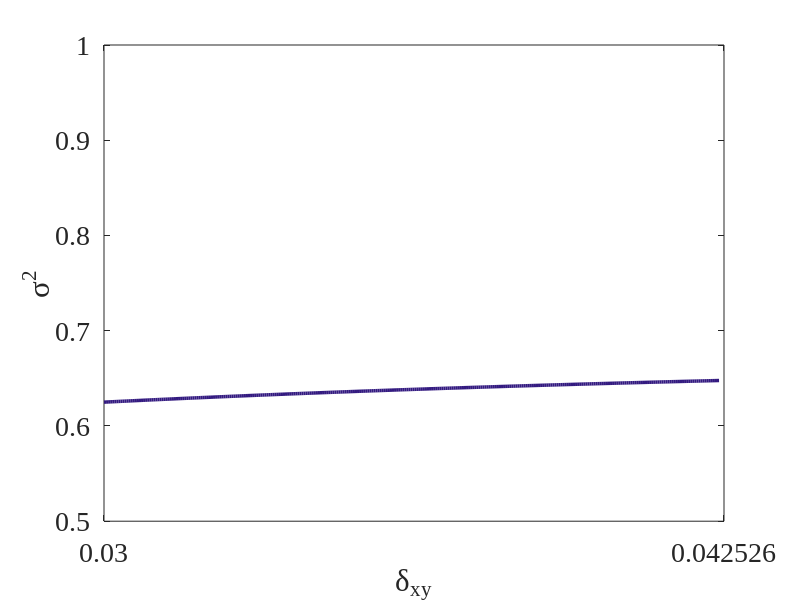

This chart was generated by the following MATLAB code: (Note: this script raises an error after producing the figure.)
clear
clc
%改变sigma_S
%sigma_S=0.5; %the effective beamwidth

%delta_yy=0.045;
delta_xx=0.03;
delta_yy=delta_xx;
Ax=1;
Ay=1;
Bxy=0.5;
sigma_S=[0.01;
    0.1;
    1;
    10;
    100];
c=[0.2 0.1 0.5
    0.1 0.5 0.8
    0.2 0.7 0.6
    0.8 0.7 0.3
    0.6 1 0.4];
% c=[0 0 1;
%     1 1 0;
%     0 1 0;
%     1 0 0;
%     0 1 1;];
 %c = rand(5,3);
% A = 1:5;
%%
%  for i=1:5
for i=1:5
    %%
    sigma_S(i)=sigma_S(i,:); 
min=((delta_xx^2+delta_yy^2)/2)^0.5;
max=((delta_xx*delta_yy)/Bxy)^0.5;
mmax=((delta_xx*delta_yy)/Bxy)^0.5+0.0001;
N=300;
delta_xy=linspace(min,max,N);                                                           
Sintillation_focus=zeros(N);
%delta_xy=min:0.0001:max;
%%
Sintillation_in=((Ax.^2).^2+2.*(Ax.*Ay.*Bxy).^2+(Ay.^2).^2)./((Ax.^2+Ay^2).^2);
%%
omiga_xx=((1/(4*sigma_S(i)^2))+(1/(delta_xx^2)))^(-0.5);
omiga_yy=((1/(4*sigma_S(i)^2))+(1/(delta_yy^2)))^(-0.5);
omiga_xy=((1/(4.*sigma_S(i).^2))+(1./(delta_xy.^2))).^(-0.5);
Sintillation_focus=((Ax.^2.*omiga_xx).^2+2.*(Ax.*Ay.*Bxy.*omiga_xy).^2+(Ay.^2.*omiga_yy).^2)./((Ax.^2.*omiga_xx+Ay^2.*omiga_yy).^2);

%%
plot(delta_xy,Sintillation_focus,'Linewidth',2.5,'color',c(i,:))
hold on
xlabel('\delta_{xy}','Fontsize',20,'Fontname','Times');
ylabel('\sigma^2','Fontsize',20,'Fontname','Times');
set(gca,'XTick',[min,mmax],'fontname','Times New Roman','FontSize',20);
set(gca,'YTick',[0.5,0.6,0.7,0.8,0.9,1],'fontname','Times New Roman','FontSize',20);
xlim([min,mmax]),
ylim([0.5,1])
set(gca,'xTickLabel',num2str(get(gca,'XTick')'))
set(gca,'yTickLabel',num2str(get(gca,'YTick')'))
xtickformat('%.3f')
%ylim([0,1]);
%set(gca,'Linewidth',3,'Fontname','Times','Fontsize',17,'Fontweight','Bold','Ytick',[0,0.5,1],'Color','blue',);
title('Scintillation coefficient ','fontname','Times New Roman','FontSize',20)

%%
Ox=[min, max];
Oy=[Sintillation_in, Sintillation_in];
%Oz=[1,2];
plot(Ox,Oy,'Linewidth',2.5,'LineStyle','--','color',c(i,:));
hold on
%p1.LineWidth = 1;
end

%%

%%
%hold on
legend('\sigma_{S}=0.01','','\sigma_{S}=0.1','','\sigma_{S}=1','','\sigma_{S}=10','','\sigma_{S}=100','')
